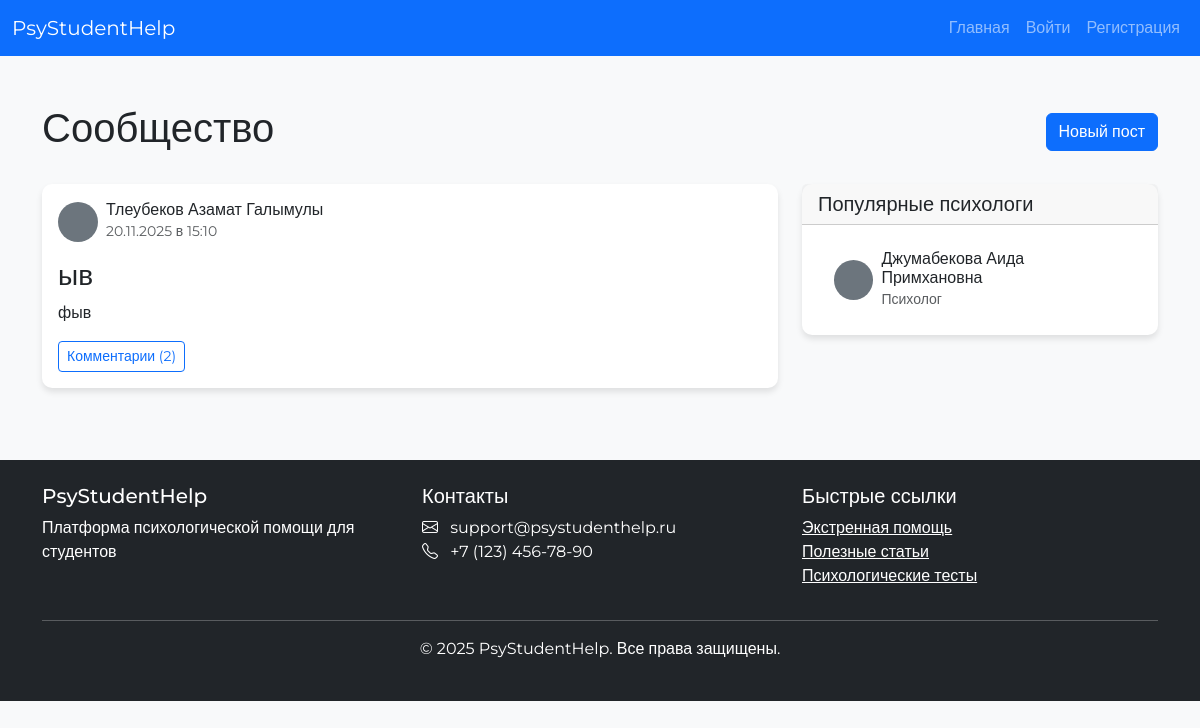
The page /posts on the database its author committed.
### models.py (models this page shows, shortened)
class Post(db.Model):
    __tablename__ = 'post'
    id = db.Column(db.Integer, primary_key=True)
    title = db.Column(db.String(200), nullable=False)
    content = db.Column(db.Text, nullable=False)
    user_id = db.Column(db.Integer, db.ForeignKey('user.id'), nullable=False)
    created_at = db.Column(db.DateTime, default=datetime.utcnow)
    updated_at = db.Column(
        db.DateTime,
        default=datetime.utcnow,
        onupdate=datetime.utcnow,
    )
    comments = db.relationship(
        'Comment',
        backref='post',
        lazy=True,
        cascade='all, delete-orphan',
    )
    author = db.relationship('User', backref='posts', lazy=True)

class User(UserMixin, db.Model):
    __tablename__ = 'user'
    id = db.Column(db.Integer, primary_key=True)
    username = db.Column(db.String(80), unique=True, nullable=False)
    email = db.Column(db.String(120), unique=True, nullable=False, index=True)
    password = db.Column(db.String(200), nullable=False)
    role = db.Column(db.String(20), nullable=False)  # student | psychologist | admin | superadmin
    full_name = db.Column(db.String(100))
    bio = db.Column(db.Text)
    profile_pic = db.Column(db.String(100))
    created_at = db.Column(db.DateTime, default=datetime.utcnow)
    group_id = db.Column(db.Integer, db.ForeignKey('groups.id'))
    comments = db.relationship(
        'Comment',
        backref='author',
        lazy=True,
    )
    tests = db.relationship(
        'Test',
        backref='creator',
        lazy=True,
    )
    test_results = db.relationship(
        'TestResult',
        backref='user',
        lazy=True,
    )
    messages_sent = db.relationship(
        'Message',
        foreign_keys='Message.sender_id',
        backref='sender',
        lazy=True,
    )
    messages_received = db.relationship(
        'Message',
        foreign_keys='Message.recipient_id',
        backref='recipient',
        lazy=True,
    )
    reports = db.relationship(
        'StudentReport',
        foreign_keys='StudentReport.student_id',
        backref='student',
        lazy=True,
    )
    appointments = db.relationship(
        'Appointment',
        foreign_keys='Appointment.student_id',
        backref='student',          # appointment.student в шаблонах
        lazy=True,
    )
    psychologist_appointments = db.relationship(
        'Appointment',
        foreign_keys='Appointment.psychologist_id',
        backref='psychologist',     # appointment.psychologist в шаблонах
        lazy=True,
    )
    meeting_protocols = db.relationship(
        'MeetingProtocol',
        foreign_keys='MeetingProtocol.student_id',
        backref='student',          # protocol.student в шаблонах
        lazy=True,
    )
    psychologist_protocols = db.relationship(
        'MeetingProtocol',
        foreign_keys='MeetingProtocol.psychologist_id',
        backref='psychologist',     # protocol.psychologist в шаблонах
        lazy=True,
    )

### main.py (the view)
@app.route('/posts')
def posts():
    posts = Post.query.order_by(Post.created_at.desc()).all()
    psychologists = (
        User.query.filter_by(role='psychologist')
        .order_by(func.random())
        .limit(5)
        .all()
    )
    return render_template('posts.html', posts=posts, psychologists=psychologists)

### admin.py (called while the page is built)
@admin_bp.before_app_request
def _bootstrap_superadmin_once():
    flag = "SUPERADMIN_BOOTSTRAPPED"
    if not current_app.config.get(flag):
        try:
            ensure_initial_superadmin()
        finally:
            current_app.config[flag] = True

### main.py (called while the page is built)
def get_current_user():
    return current_user if current_user.is_authenticated else None

### templates/posts.html (shortened to what this page needs)
{% extends "base.html" %}
{% block content %}
<div class="d-flex justify-content-between align-items-center mb-4">
    <h1>Сообщество</h1>
    <a href="{{ url_for('create_post') }}" class="btn btn-primary">Новый пост</a>
</div>
{% if posts %}
    <div class="row">
        <div class="col-lg-8">
            {% for post in posts %}
            <div class="card mb-4">
                <div class="card-body">
                    <div class="d-flex align-items-center mb-3">
                        {% if post.author.profile_pic %}
                            <img src="{{ url_for('static', filename='uploads/' + post.author.profile_pic) }}" class="rounded-circle me-2" width="40" height="40">
                        {% else %}
                            <div class="rounded-circle bg-secondary me-2" style="width: 40px; height: 40px;"></div>
                        {% endif %}
                        <div>
                            <h6 class="mb-0">{{ post.author.full_name if post.author.full_name else post.author.username }}</h6>
                            <small class="text-muted">{{ post.created_at.strftime('%d.%m.%Y в %H:%M') }}</small>
                        </div>
                    </div>
                    <h3>{{ post.title }}</h3>
                    <p>{{ post.content }}</p>
                    <div class="d-flex justify-content-between align-items-center mt-3">
                        <a href="{{ url_for('view_post', post_id=post.id) }}" class="btn btn-sm btn-outline-primary">
                            Комментарии ({{ post.comments|length }})
                        </a>
                    </div>
                </div>
            </div>
            {% endfor %}
        </div>
        <div class="col-lg-4">
            <div class="card mb-4">
                <div class="card-header">
                    <h5 class="mb-0">Популярные психологи</h5>
                </div>
                <div class="card-body">
                    <div class="list-group list-group-flush">
                        {% for psych in psychologists %}
                        <a href="{{ url_for('profile', username=psych.username) }}" class="list-group-item list-group-item-action">
                            <div class="d-flex align-items-center">
                                {% if psych.profile_pic %}
                                    <img src="{{ url_for('static', filename='uploads/' + psych.profile_pic) }}" class="rounded-circle me-2" width="40" height="40">
                                {% else %}
                                    <div class="rounded-circle bg-secondary me-2" style="width: 40px; height: 40px;"></div>
                                {% endif %}
                                <div>
                                    <h6 class="mb-0">{{ psych.full_name if psych.full_name else psych.username }}</h6>
                                    <small class="text-muted">{{ psych.bio|truncate(30) if psych.bio else "Психолог" }}</small>
                                </div>
                            </div>
                        </a>
                        {% endfor %}
                    </div>
                </div>
            </div>
        </div>
    </div>
{% else %}
    <div class="alert alert-info">
        Пока нет ни одного поста. <a href="{{ url_for('create_post') }}" class="alert-link">Создайте первый пост</a>.
    </div>
{% endif %}
{% endblock %}

### static/css/style.css (style rules this page uses)
body { font-family: 'Montserrat', sans-serif; background-color: #f8f9fa; }
.card { border: none; border-radius: 10px; box-shadow: 0 4px 6px rgba(0, 0, 0, 0.1); transition: transform 0.3s ease, box-shadow 0.3s ease; }
.list-group-item { border-left: none; border-right: none; }
.list-group-item:first-child { border-top: none; }
.list-group-item:last-child { border-bottom: none; }

### rows shown on the page
Post: author "Тлеубеков Азамат Галымулы", created_at "20.11.2025 в 15:10", title "ыв", content "фыв", comments|length "2"
User: full_name "Джумабекова Аида Примхановна", bio "Психолог"
